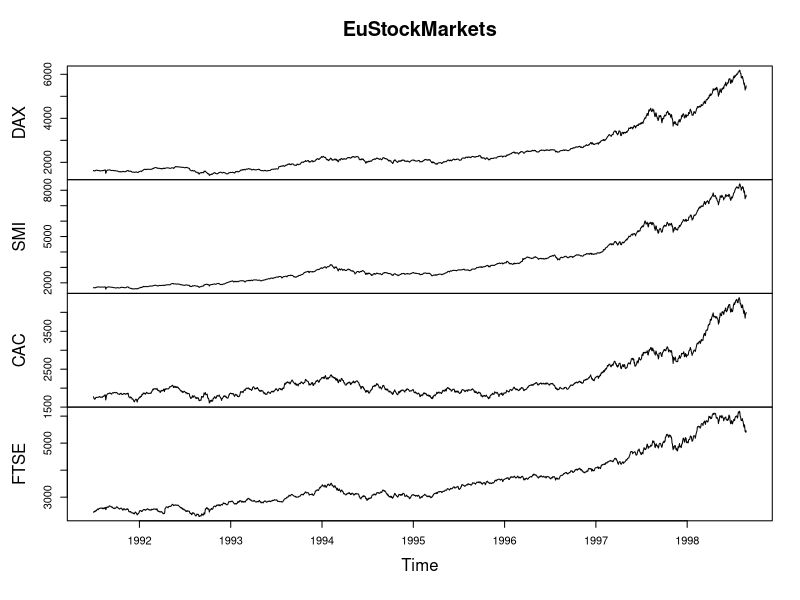
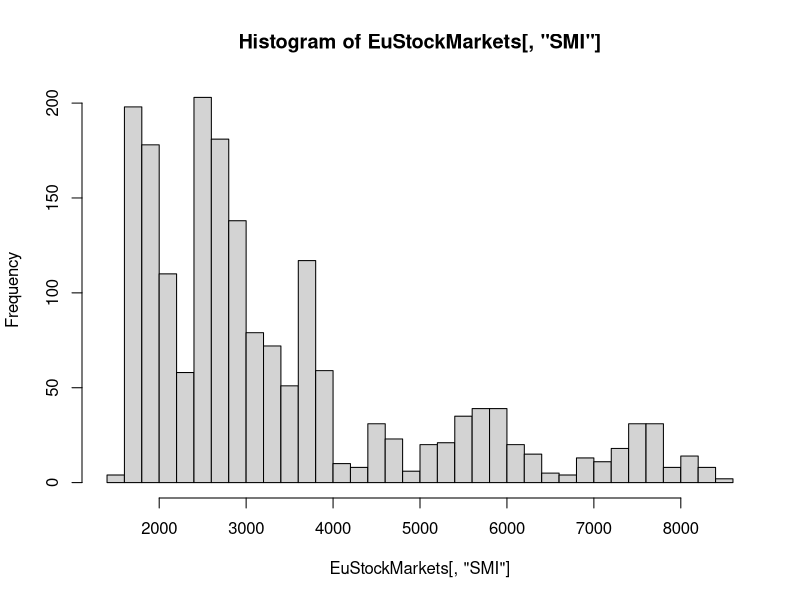
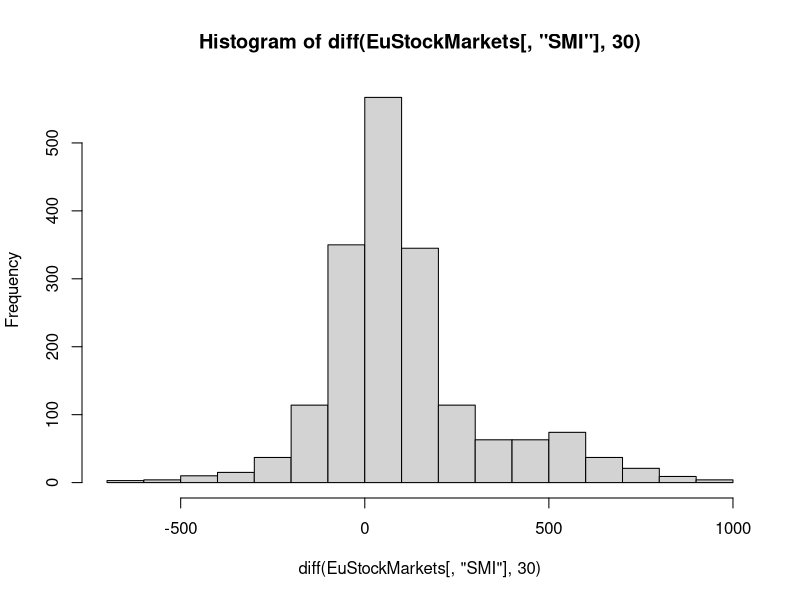
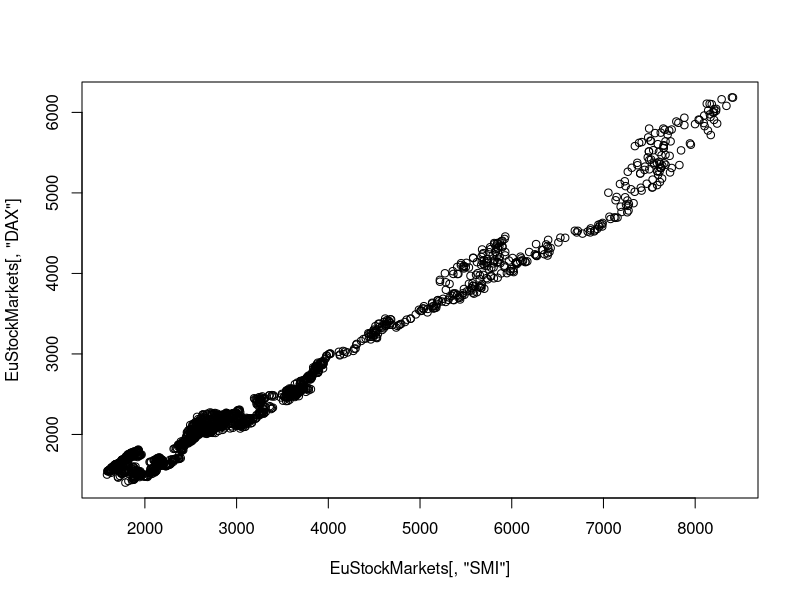
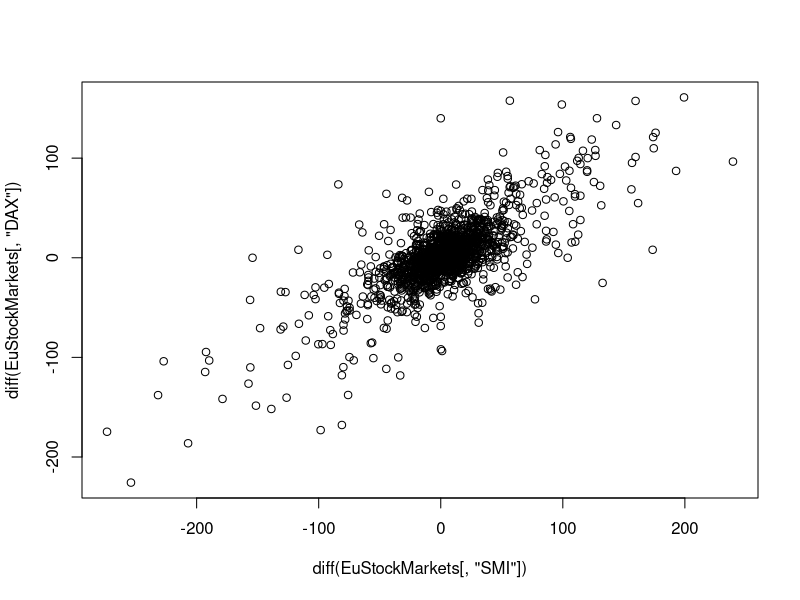
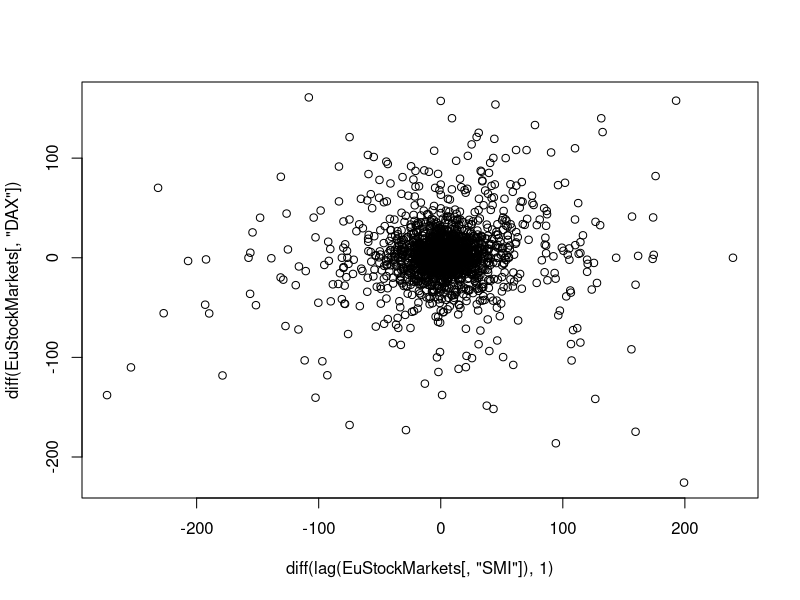
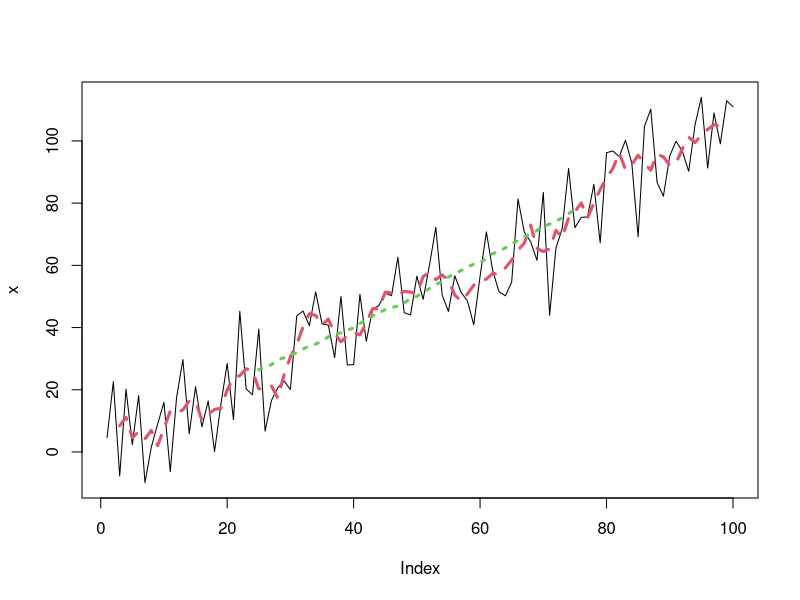
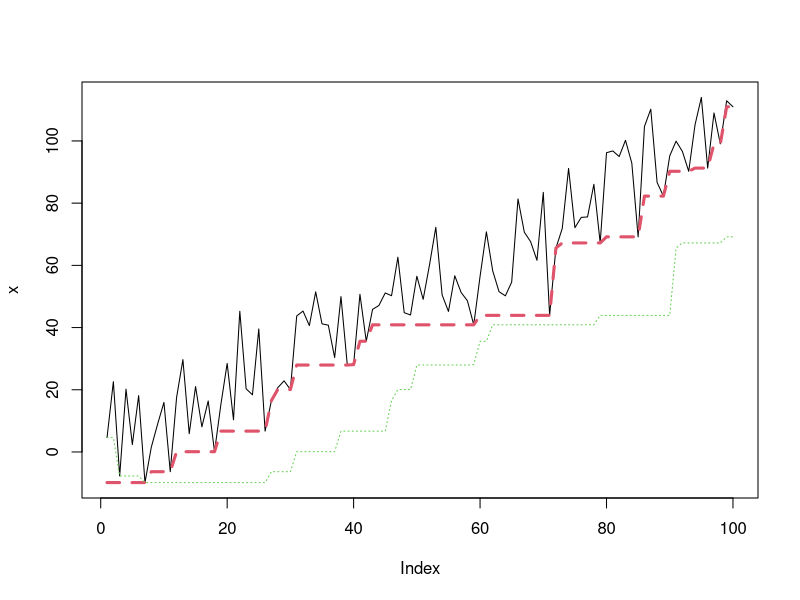

The R source for these figures, in order:
# mts dataset 탐색 ----
# source) Practical Time Series Analysis
head(EuStockMarkets)
plot(EuStockMarkets)
class(EuStockMarkets) # mts (multi variate time seires)
frequency(EuStockMarkets) # 데이터의 연간 빈도를 알 수 있음

start(EuStockMarkets)
end(EuStockMarkets)

# 데이터에서 시간의 한 부분 범위를 얻기
window(EuStockMarkets, start=1997, end=1998)

# 히스토그램 ----
hist(EuStockMarkets[, "SMI"], 30)
hist(diff(EuStockMarkets[, "SMI"], 30))

# 산점도 ----
plot(EuStockMarkets[, "SMI"], EuStockMarkets[, "DAX"])
plot(diff(EuStockMarkets[, "SMI"]), diff(EuStockMarkets[, "DAX"]))
# 한 주가 변동으로 다른 주가 변동을 예측하기 위한 시간 축 조정
plot(diff(lag(EuStockMarkets[, "SMI"]), 1), 
     diff(EuStockMarkets[, "DAX"]))

# Rolling Window ----
x <- rnorm(n=100, mean=0, sd=10) + 1 : 100
# rep 함수로 1/n 값을 n번 반복하는 배열 생성
mn <- function(n) rep(1/n, n)
plot(x, type='l', lwd=1)
# filter() 함수로 롤링 평균을 계산
lines(filter(x, mn(5)), col=2, lwd=3, lty=2)
lines(filter(x, mn(50)), col=3, lwd=3, lty=3)

# 기능을 좀 더 '사용자 정의'하여 사용 - zoo packages
library(zoo)
require(zoo)
# x를 zoo 객체로 만들어서 각 데이터를 인덱싱
# rollapply 함수는 데이터, 윈도 크기, 적용 함수, 롤링 적용 정렬 방향,
# 윈도 크기만큼 데이터가 없어도 적용할 것인지 등에 대한 인수 지정
f1 <- rollapply(zoo(x), 20, function(w) min(w), align="left", partial=TRUE)
f2 <- rollapply(zoo(x), 20, function(w) min(w), align="right", partial=TRUE)
plot(x, lwd=1, type='l')
# 좌측 정렬은 미래의 사건을 보여주지만,
lines(f1, col=2, lwd=3, lty=2)
# 우측 정렬은 과거 사건만 보여줌
lines(f2, col=3, lwe=3, lty=3)

# autocorrelation ----
x <- 1:100
y <- sin(x * pi / 3)
plot(y, type="b")
acf(y)
